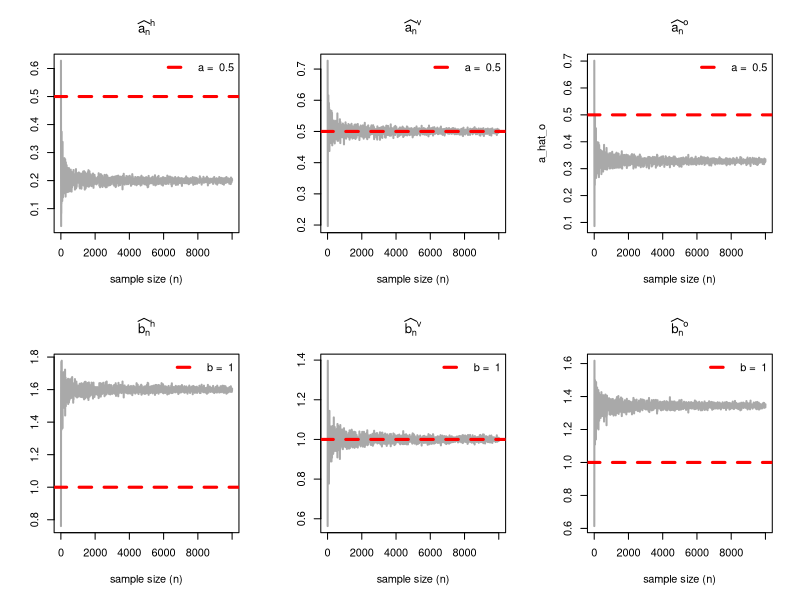
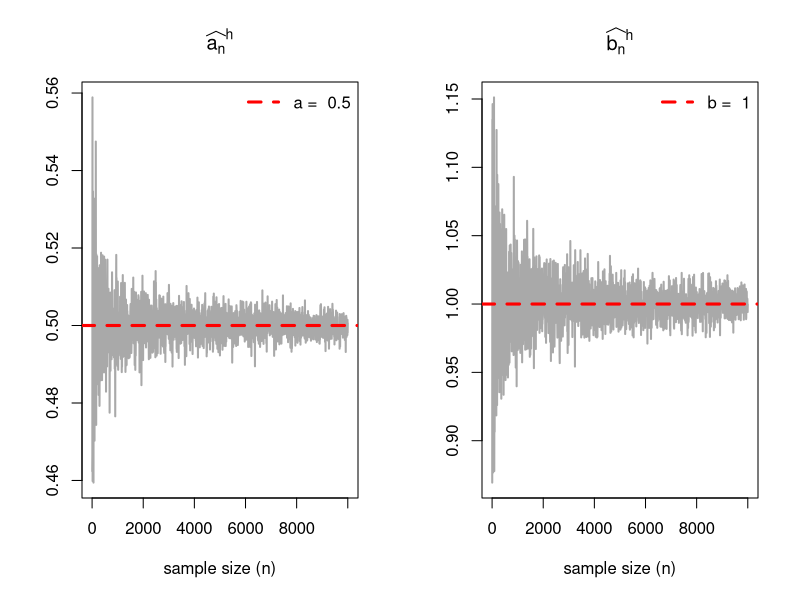
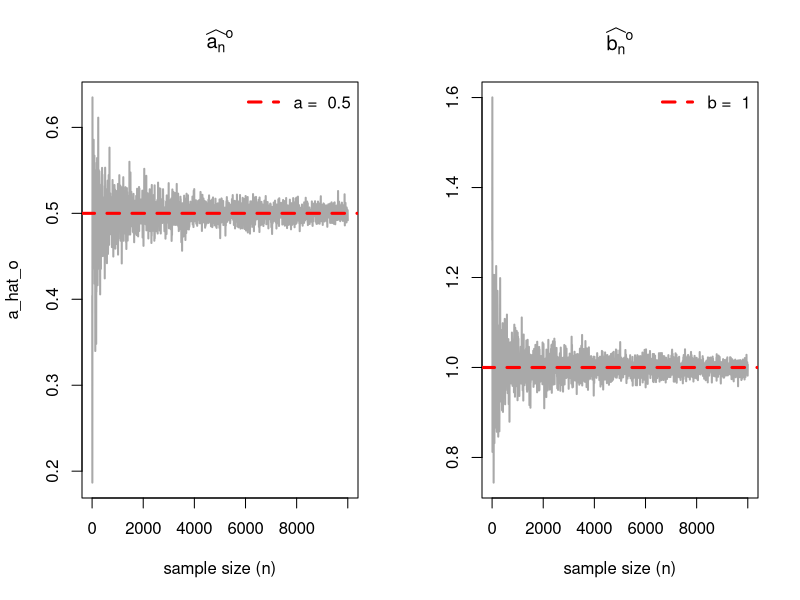

Source code (R) for these figures, in order:
# Code for Figure 2
a = 0.5
b = 1
sigma = 0.05
set.seed(78)
n_vals = seq(5, 10000, by = 5)

# vertical
a_hat_v = numeric(length = length(n_vals))
b_hat_v = numeric(length = length(n_vals))

# horizontal
a_hat_h = numeric(length = length(n_vals))
b_hat_h = numeric(length = length(n_vals))

# orthogonal
a_hat_o = numeric(length = length(n_vals))
b_hat_o = numeric(length = length(n_vals))


for (i in 1:length(n_vals)) {
   n = n_vals[i]
   x = seq(0, 1, length.out = n)
   y = (a + b*x) + rnorm(n = n, mean = 0, sd = sqrt(sigma))
   sxx = sum((x - mean(x))^2)
   syy = sum((y - mean(y))^2)
   sxy = sum((x - mean(x))*(y - mean(y)))
   
   # vertical
   b_hat_v[i] = sxy/sxx
   a_hat_v[i] = mean(y) - b_hat_v[i]*mean(x)
   
   # horizontal
   b_hat_h[i] = (syy/sxy)^(1)
   a_hat_h[i] = mean(y) - b_hat_h[i]*mean(x)
   
   # orthogonal
   b_hat_o[i] = (syy - sxx + sqrt((syy - sxx)^2 + 4 * sxy^2)) / (2 * sxy)
   a_hat_o[i] = mean(y) - b_hat_o[i]*mean(x)
}

par(mfrow = c(2, 3))
plot(n_vals, a_hat_h, type = "l", col = "darkgrey", lwd = 2, 
     xlab = "sample size (n)", ylab = "", 
     main =expression(widehat(a["n"])^"h"))
abline(h = a, col = "red", lwd = 3, lty = 2)
legend("topright", legend = paste("a = ", a), col = "red", lwd = 3, 
       lty = 2, bty = "n")

plot(n_vals, a_hat_v, type = "l", col = "darkgrey", lwd = 2, 
     xlab = "sample size (n)", ylab = "", 
     main =expression(widehat(a["n"])^"v"))
abline(h = a, col = "red", lwd = 3, lty = 2)
legend("topright", legend = paste("a = ", a), col = "red", lwd = 3, 
       lty = 2,  bty = "n")

plot(n_vals, a_hat_o, type = "l", col = "darkgrey", lwd = 2, 
     xlab = "sample size (n)", ylab = , 
     main = expression(widehat(a["n"])^"o"))
abline(h = a, col = "red", lwd = 3, lty = 2)
legend("topright", legend = paste("a = ", a), col = "red", lwd = 3, 
       lty = 2, bty = "n")


plot(n_vals, b_hat_h, type = "l", col = "darkgrey", lwd = 2, 
     xlab = "sample size (n)", ylab = "", 
     main = expression(widehat(b["n"])^"h"))
abline(h = b, col = "red", lwd = 3, lty = 2)
legend("topright", legend = paste("b = ", b), col = "red", lwd = 3, 
       lty =2, bty = "n")

plot(n_vals, b_hat_v, type = "l", col = "darkgrey", lwd = 2, 
     xlab = "sample size (n)", ylab = "", 
     main =expression(widehat(b["n"])^"v"))
abline(h = b, col = "red", lwd = 3, lty = 2)
legend("topright", legend = paste("b = ", b), col = "red", lwd = 3, 
       lty = 2, bty = "n")

plot(n_vals, b_hat_o, type = "l", col = "darkgrey", lwd = 2, 
     xlab = "sample size (n)", ylab = "",
     main =expression(widehat(b["n"])^"o"))
abline(h = b, col = "red", lwd = 3, lty = 2)
legend("topright", legend = paste("b = ", b), col = "red", lwd = 3, 
       lty = 2, bty = "n")

# code for figure 3
a = 0.5
b = 1
sigma = 0.05
set.seed(123)
n_vals = seq(5, 10000, by = 5)
a_hat_h = numeric(length = length(n_vals))
b_hat_h = numeric(length = length(n_vals))
for (i in 1:length(n_vals)) {
   n = n_vals[i]
   y = seq(0, 1, length.out = n)
   x = (-(a/b)+ (y/b)) + rnorm(n = n, mean = 0, sd = sqrt(sigma))
   sxx = sum((x - mean(x))^2)
   syy = sum((y - mean(y))^2)
   sxy = sum((x - mean(x))*(y - mean(y)))
   b_hat_h[i] = (syy/sxy)
   a_hat_h[i] = mean(y) - b_hat_h[i]*mean(x)
}


par(mfrow = c(1, 2))
plot(n_vals, a_hat_h, type = "l", col = "darkgrey", lwd = 2, 
     xlab = "sample size (n)", ylab = "", 
     main =expression(widehat(a["n"])^"h"))
abline(h = a, col = "red", lwd = 3, lty = 2)
legend("topright", legend = paste("a = ", a), col = "red", lwd = 3, 
       lty = 2, bty = "n")

plot(n_vals, b_hat_h, type = "l", col = "darkgrey", lwd = 2, 
     xlab = "sample size (n)", ylab = "", 
     main = expression(widehat(b["n"])^"h"))
abline(h = b, col = "red", lwd = 3, lty = 2)
legend("topright", legend = paste("b = ", b), col = "red", lwd = 3, 
       lty = 2, bty = "n")

# code for figure 4
a = 0.5
b = 1
sigma_delta = 0.05
sigma_eps = 0.05
set.seed(143)
n_vals = seq(5, 10000, by = 5)
a_hat_o = numeric(length = length(n_vals))
b_hat_o = numeric(length = length(n_vals))

for (i in 1:length(n_vals)) {
   n = n_vals[i]
   zeta = seq(0, 1, length.out = n)
   x = zeta + rnorm(n = n, mean = 0, sd = sqrt(sigma_delta))
   y = a + b*zeta + rnorm(n = n, mean = 0,  sd = sqrt(sigma_eps))
   sxx = sum((x - mean(x))^2)
   syy = sum((y - mean(y))^2)
   sxy = sum((x - mean(x))*(y - mean(y)))
   b_hat_o[i] = (syy - sxx + sqrt((syy - sxx)^2 + 4 * sxy^2)) / (2 * sxy)
   a_hat_o[i] = mean(y) - b_hat_o[i]*mean(x)
}


par(mfrow = c(1, 2))
plot(n_vals, a_hat_o, type = "l", col = "darkgrey", lwd = 2, 
     xlab = "sample size (n)", ylab = , 
     main = expression(widehat(a["n"])^"o"))
abline(h = a, col = "red", lwd = 3, lty = 2)
legend("topright", legend = paste("a = ", a), col = "red", lwd = 3, 
       lty = 2, bty = "n")

plot(n_vals, b_hat_o, type = "l", col = "darkgrey", lwd = 2, 
     xlab = "sample size (n)", ylab = "",
     main =expression(widehat(b["n"])^"o"))
abline(h = b, col = "red", lwd = 3, lty = 2)
legend("topright", legend = paste("b = ", b), col = "red", lwd = 3, 
       lty = 2, bty = "n")
